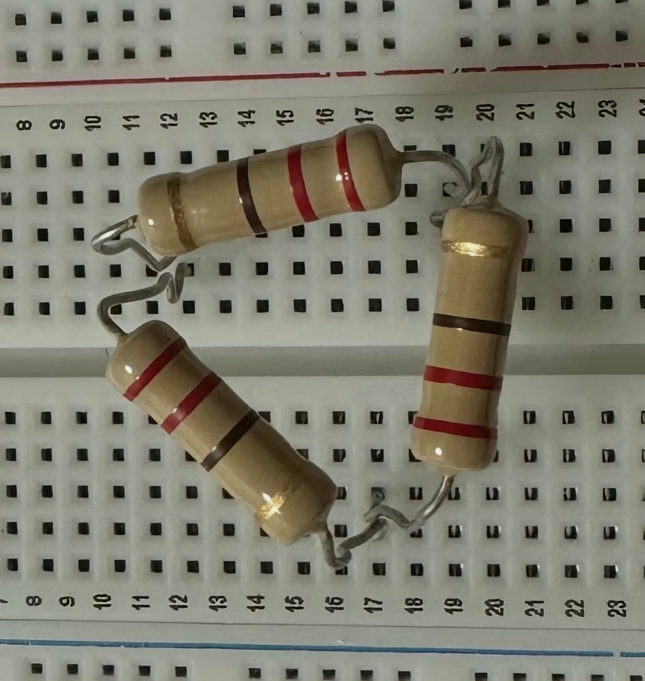
#> input picture images/mix.jfif, 1289 x 1362 px (shown at 1/2 size); its folder holds 3 pictures in this run
$ python main.py   (older library calls are emulated)
#> lines starting #> are read from the running program, lines starting #| are printed output that depends on the picture; after the words box and inside, x2 and y2 are one past the last pixel; in counts of white or black regions, pixels touching at a corner belong together
import cv2
import numpy as np

def show_image(title, img, width=800, height=600):
    im_show = cv2.resize(img, (width, height))
    cv2.imshow(title, im_show)

def order_points(pts):
    rect = np.zeros((4, 2), dtype="float32")
    s = pts.sum(axis=1)
    rect[0] = pts[np.argmin(s)]
    rect[2] = pts[np.argmax(s)]
    diff = np.diff(pts, axis=1)
    rect[1] = pts[np.argmin(diff)]
    rect[3] = pts[np.argmax(diff)]
    return rect
def find_perspective_resistor(cnt, orig):
    rect = cv2.minAreaRect(cnt)
    box = cv2.boxPoints(rect)
    box = np.array(box, dtype="float32")
    ordered_box = order_points(box)
    (tl, tr, br, bl) = ordered_box
    widthA = np.sqrt(((br[0] - bl[0]) ** 2) + ((br[1] - bl[1]) ** 2))
    widthB = np.sqrt(((tr[0] - tl[0]) ** 2) + ((tr[1] - tl[1]) ** 2))
    maxWidth = max(int(widthA), int(widthB))

    heightA = np.sqrt(((tr[0] - br[0]) ** 2) + ((tr[1] - br[1]) ** 2))
    heightB = np.sqrt(((tl[0] - bl[0]) ** 2) + ((tl[1] - bl[1]) ** 2))
    maxHeight = max(int(heightA), int(heightB))
    dst = np.array([
        [0, 0],
        [maxWidth - 1, 0],
        [maxWidth - 1, maxHeight - 1],
        [0, maxHeight - 1]
    ], dtype="float32")
    M = cv2.getPerspectiveTransform(ordered_box, dst)
    warp = cv2.warpPerspective(orig, M, (maxWidth, maxHeight))

    if warp.shape[1] > warp.shape[0]:
        warp = cv2.rotate(warp, cv2.ROTATE_90_CLOCKWISE)
    return M, warp
def fix_resistor_orientation(res_img):
    hsv = cv2.cvtColor(res_img, cv2.COLOR_BGR2HSV)
    lower_gold = np.array([15, 50, 80])
    upper_gold = np.array([35, 255, 255])
    mask_gold = cv2.inRange(hsv, lower_gold, upper_gold)
    lower_silver = np.array([0, 0, 120])
    upper_silver = np.array([180, 70, 255])
    mask_silver = cv2.inRange(hsv, lower_silver, upper_silver)

    mask_tolerance = cv2.bitwise_or(mask_gold, mask_silver)
    h, w = mask_tolerance.shape
    top = mask_tolerance[0:int(h*0.3), :]
    bottom = mask_tolerance[int(h*0.7):h, :]
    top_count = cv2.countNonZero(top)
    bottom_count = cv2.countNonZero(bottom)
    if top_count > bottom_count:
        res_img = cv2.flip(res_img, 0)

    return res_img
def remove_glare(img):
    gray = cv2.cvtColor(img, cv2.COLOR_BGR2GRAY)
    _, mask = cv2.threshold(gray, 210, 255, cv2.THRESH_BINARY)
    mask = cv2.dilate(mask, None, iterations=2)
    result = cv2.inpaint(img, mask, 3, cv2.INPAINT_TELEA)
    return result

def normalize_illumination(img):
    # *** แก้ไข: กำหนด Target Luminance ให้สูงขึ้น (180-200) เพื่อยกโทนสว่าง ***
    TARGET_LUMINANCE = 110.0 # ลองปรับค่านี้ ถ้าภาพยังมืดไปให้เพิ่ม (สูงสุด 220)

    # คำนวณแผนที่เงาจากช่องสีเทา
    gray = cv2.cvtColor(img, cv2.COLOR_BGR2GRAY)

    # สร้าง Shadow Map ด้วย Gaussian Blur
    ksize = int(img.shape[1] / 3)
    if ksize % 2 == 0: ksize += 1
    kernel = (ksize, ksize)
    bg_blur = cv2.GaussianBlur(gray, kernel, 0)

    # คำนวณ Factor: (Target / Shadow Map)
    bg_blur_f = bg_blur.astype(np.float32) + 1.0
    factor = TARGET_LUMINANCE / bg_blur_f # ใช้ค่าคงที่ที่กำหนด

    # ใช้ Factor ไปคูณกับภาพสีต้นฉบับทั้ง 3 ช่อง
    factor_color = cv2.merge([factor, factor, factor])

    # กำหนด dtype=cv2.CV_32F เพื่อแก้ error
    normalized_img = cv2.multiply(img.astype(np.float32), factor_color, dtype=cv2.CV_32F)

    # ตัดค่าที่เกิน 255 ทิ้ง
    normalized_img[normalized_img > 255] = 255
    return normalized_img.astype(np.uint8)

def adjust_gamma(image, gamma=1.2):
    # ใช้เพื่อดึงรายละเอียดในสีอ่อนอีกครั้งหลัง Normalization
    invGamma = 1.0 / gamma
    table = np.array([((i / 255.0) ** invGamma) * 255
                      for i in np.arange(0, 256)]).astype("uint8")
    return cv2.LUT(image, table)
def boost_saturation(img, factor=1.5):
    """
    เพิ่มความอิ่มตัวของสี (Saturation) ในภาพ

    Parameters:
        factor (float): ตัวคูณความอิ่มตัว (แนะนำ 1.2 ถึง 1.8)
    """
    # 1. แปลงเป็น HSV
    hsv = cv2.cvtColor(img, cv2.COLOR_BGR2HSV)
    h, s, v = cv2.split(hsv)

    # 2. เพิ่ม Saturation (S channel)
    s = s.astype(np.float32) * factor

    # 3. จำกัดค่าสูงสุดไม่ให้เกิน 255
    s[s > 255] = 255

    # 4. รวมกลับเป็น BGR
    s = s.astype(np.uint8)
    final_hsv = cv2.merge([h, s, v])
    result = cv2.cvtColor(final_hsv, cv2.COLOR_HSV2BGR)
    return result
def apply_soft_clahe(img):
    # ใช้ CLAHE ที่ Clip Limit ต่ำมาก (0.8 ถึง 1.5) เพื่อเพิ่มความคมชัดของขอบ
    lab = cv2.cvtColor(img, cv2.COLOR_BGR2LAB)
    l, a, b = cv2.split(lab)

    clahe = cv2.createCLAHE(clipLimit=1.2, tileGridSize=(8,8)) # ClipLimit 1.2 คืออ่อนมาก
    cl = clahe.apply(l)

    limg = cv2.merge((cl,a,b))
    final = cv2.cvtColor(limg, cv2.COLOR_LAB2BGR)
    return final
def repad_resistor_body(img):
    h, w= img.shape[0:2]
    crop_left = int(w * 0.20)
    crop_right = int(w * 0.80)
    crop_top = int(h * 0.10)
    crop_bottom = int(h * 0.90)
    cropped_img = img[crop_top:crop_bottom, crop_left:crop_right]
    repad = np.zeros_like(img)
    repad[crop_top:crop_bottom, crop_left:crop_right] = cropped_img
    return repad
def zero_out_rows_with_zeroes(binary_image_2d):
    row_min = np.min(binary_image_2d, axis=1)
    rows_to_zero = row_min == 0
    result_image = binary_image_2d.copy()
    result_image[rows_to_zero, :] = 0
    return result_image
def filter_by_connected_components(binary_image, min_area_threshold=100):
    num_labels, labels, stats, centroids = cv2.connectedComponentsWithStats(binary_image, connectivity=8)
    filtered_image = np.zeros_like(binary_image)
    for i in range(1, num_labels):
        area = stats[i, cv2.CC_STAT_AREA]
        if area >= min_area_threshold:
            component_mask = (labels == i).astype(np.uint8) * 255
            filtered_image = cv2.bitwise_or(filtered_image, component_mask)
    return filtered_image
def get_band_mask(resister_img):
    blur = cv2.GaussianBlur(cv2.cvtColor(resister_img, cv2.COLOR_BGR2GRAY), (5,5),0)
    canny = cv2.Canny(blur, 50, 150)
    band_mask = repad_resistor_body(canny)
    band_mask = cv2.morphologyEx(band_mask, cv2.MORPH_CLOSE,  cv2.getStructuringElement(cv2.MORPH_RECT, (canny.shape[1]//2,5)), iterations=1)
    band_mask = filter_by_connected_components(band_mask, min_area_threshold=50)
    band_mask = cv2.morphologyEx(band_mask, cv2.MORPH_CLOSE, cv2.getStructuringElement(cv2.MORPH_RECT, (int(canny.shape[1]*1.2),canny.shape[0]//15)), iterations=1) #assume full width bands
    band_mask = zero_out_rows_with_zeroes(band_mask)
    band_mask = cv2.morphologyEx(band_mask, cv2.MORPH_ERODE, cv2.getStructuringElement(cv2.MORPH_RECT, (5,5)), iterations=2)
    return band_mask
def get_band_locations(eroded_bands_image):
    if len(eroded_bands_image.shape) == 3:
        gray_image = cv2.cvtColor(eroded_bands_image, cv2.COLOR_BGR2GRAY)
    else:
        gray_image = eroded_bands_image
    _, binary_mask = cv2.threshold(gray_image, 1, 255, cv2.THRESH_BINARY)
    contours, _ = cv2.findContours(binary_mask, cv2.RETR_EXTERNAL, cv2.CHAIN_APPROX_SIMPLE)
    band_locations = []
    for cnt in contours:
        x, y, w, h = cv2.boundingRect(cnt)
        band_locations.append({'x': x, 'y': y, 'w': w, 'h': h, 'contour': cnt})
    band_locations.sort(key=lambda item: item['y'])
    return band_locations
def classify_color(h_value, s_value, v_value):
    # 1. ตรวจสอบ Gold/Silver/White (Tolerance Colors)
    # **GOLD / SILVER:** V ต้องสูงกว่า V เฉลี่ยของภาพ (ลดเกณฑ์ V จาก 120 เป็น 110)
    if v_value >= 110: # ลดเกณฑ์ V ลงเพื่อให้ Gold ที่มืดกว่าถูก Detect ได้
        if s_value < 50:
            # S ต่ำมาก, V สูง -> Silver หรือ White
            if v_value >= 200:
                return "White"
            return "Silver"
        # Gold: H อยู่ในช่วงส้ม/เหลือง (15-35)
        if 15 <= h_value <= 35 and s_value >= 50:
            return "Gold"
    # 2. ตรวจสอบ Black/Gray (V ต่ำ)
    if v_value < 50:
        if s_value < 30:
            return "Gray"
        return "Black"
    # 3. ตรวจสอบ Green ก่อน
    if 36 <= h_value <= 80:
        return "Green"
    # 4. ตรวจสอบ Brown/Orange/Red (H-based)
    # **BROWN:** H อยู่ในช่วง 0-28 และ V ต้องต่ำกว่า Orange/Gold (V <= 130)
    # Vmax ของ Brown (130) ยังคาบเกี่ยวกับ Vmin ของ Gold (110)
    if 0 <= h_value <= 28:
        if v_value <= 130:
            if s_value >= 50:
                # Logic พิเศษ: ถ้า H/V/S ใกล้เคียง Brown/Gold (H=15-28, V=110-130)
                # และ H/V/S ไม่ผ่านเงื่อนไข Gold แสดงว่าเป็น Brown
                return "Brown"
    # **RED:** H ใกล้ 0 หรือ 180
    if h_value <= 15 or h_value >= 165:
        return "Red"
    # **ORANGE:** H อยู่ในช่วง 16-35
    if 16 <= h_value <= 35:
        if v_value >= 100:
            return "Orange"
    # **BLUE / VIOLET / YELLOW:**
    if 90 <= h_value <= 130:
        return "Blue"
    if 135 <= h_value <= 155:
        return "Violet"
    if 29 <= h_value <= 35:
        return "Yellow"
    return "Unknown"
def analyze_resistor_colors(original_color_img, bands_mask, band_locations):
    hsv_img = cv2.cvtColor(original_color_img, cv2.COLOR_BGR2HSV)
    band_colors = []
    for i, band in enumerate(band_locations):
        x, y, w, h = band['x'], band['y'], band['w'], band['h']
        band_mask_roi = bands_mask[y:y+h, x:x+w]
        hsv_roi = hsv_img[y:y+h, x:x+w]
        is_band_pixel = band_mask_roi > 0
        if np.any(is_band_pixel):
            h_values = hsv_roi[:,:,0][is_band_pixel]
            s_values = hsv_roi[:,:,1][is_band_pixel]
            v_values = hsv_roi[:,:,2][is_band_pixel]
            median_h = np.median(h_values)
            median_s = np.median(s_values)
            median_v = np.median(v_values)
            color_name = classify_color(median_h, median_s, median_v)
            band_colors.append(color_name)
        else:
            band_colors.append("Unknown")

    return band_colors
COLOR_CODES = {
    # Code (Band 1, 2)
    'Black': {'code': 0, 'multiplier': 1, 'tolerance': None},
    'Brown': {'code': 1, 'multiplier': 10, 'tolerance': 1.0},
    'Red':   {'code': 2, 'multiplier': 100, 'tolerance': 2.0},
    'Orange': {'code': 3, 'multiplier': 1000, 'tolerance': None},
    'Yellow': {'code': 4, 'multiplier': 10000, 'tolerance': None},
    'Green': {'code': 5, 'multiplier': 100000, 'tolerance': 0.5},
    'Blue':  {'code': 6, 'multiplier': 1000000, 'tolerance': 0.25},
    'Violet': {'code': 7, 'multiplier': 10000000, 'tolerance': 0.1},
    'Gray':  {'code': 8, 'multiplier': None, 'tolerance': None},
    'White': {'code': 9, 'multiplier': None, 'tolerance': None},
    # Tolerance (Band 4)
    'Gold':  {'code': None, 'multiplier': 0.1, 'tolerance': 5.0},
    'Silver': {'code': None, 'multiplier': 0.01, 'tolerance': 10.0},
}

def calculate_resistance_value(color_bands):
    if len(color_bands) != 4:
        return {'error': 'ต้องมี 4 แถบสี'}
    try:
        band1_color = color_bands[0]
        band2_color = color_bands[1]
        band3_color = color_bands[2] # Multiplier
        band4_color = color_bands[3] # Tolerance

        # 1. รหัสตัวเลข (Band 1 และ Band 2)
        code1 = COLOR_CODES[band1_color]['code']
        code2 = COLOR_CODES[band2_color]['code']

        # 2. ตัวคูณ (Band 3)
        multiplier = COLOR_CODES[band3_color]['multiplier']

        # 3. ค่าความเผื่อ (Band 4)
        tolerance = COLOR_CODES[band4_color]['tolerance']

        # สูตร: Value = (Code1 * 10 + Code2) * Multiplier
        # รวมหลักที่ 1 และ 2 เป็นตัวเลขหลักคู่
        two_digit_code = code1 * 10 + code2

        resistance_ohm = two_digit_code * multiplier

        # แปลงเป็นหน่วยที่เหมาะสม (kOhm, MOhm) เพื่อให้อ่านง่าย
        if resistance_ohm >= 1_000_000:
            resistance_unit = f"{resistance_ohm / 1_000_000:.2f} MOhm"
        elif resistance_ohm >= 1_000:
            resistance_unit = f"{resistance_ohm / 1_000:.2f} kOhm"
        else:
            resistance_unit = f"{resistance_ohm:.2f} Ohm"

        return {
            'resistance_ohm': resistance_ohm,
            'resistance_unit': resistance_unit,
            'tolerance_percent': tolerance
        }

    except KeyError as e:
        return {'error': f"ไม่พบรหัสสี: {e}. ตรวจสอบชื่อสีที่ส่งเข้ามา"}
    except TypeError:
        return {'error': "ค่าตัวคูณหรือรหัสสีไม่สมบูรณ์ (เช่น Brown เป็น Tolerance)"}
def find_resistor_roi(img):
    b,g,r = cv2.split(img)
    diiff = cv2.absdiff(b, g)
    diiff2 = cv2.absdiff(b, r)
    diiff3 = cv2.absdiff(g, r)
    bgr_mask =  ((diiff>10) & (diiff2>10) & (diiff3>10)).astype(np.uint8)*255
    kernel = cv2.getStructuringElement(cv2.MORPH_RECT, (5,5))
    bgr_mask = cv2.morphologyEx(bgr_mask, cv2.MORPH_OPEN, kernel, iterations=3)
    bgr_mask = cv2.morphologyEx(bgr_mask, cv2.MORPH_CLOSE, kernel, iterations=9)
    return bgr_mask
def main():
    # name = "serie"
    # name = "paralell"
    name = "mix"
    path = f"images/{name}.jfif"
    img = cv2.imread(path)
#> img is the input picture: shape (1362, 1289, 3); mean B, G, R 111.6, 125.5, 126.9
    if img is None:
        print(f"Error: Cannot load image at {path}")
        return
    # Resize ให้ประมวลผลเร็วและดูง่าย
    if img.shape[1] > 1000:
        scale = 1000 / img.shape[1]
#> scale = 0.776
        img = cv2.resize(img, (0, 0), fx=scale, fy=scale)
#> img: shape (1057, 1000, 3)
    orig = img.copy()
    bgr_mask = find_resistor_roi(img)
#> in find_resistor_roi, `bgr_mask =  ((diiff>10) & (diiff2>10) & (diiff3>10)).astype(np.uint8)*..`: bgr_mask: shape (1057, 1000); 11.5% white; 79 white regions (61 under 20 px), largest, box (x1, y1, x2, y2) and area: (171, 508, 515, 839) 38021, (639, 322, 813, 667) 33060, (216, 231, 481, 397) 24578
#> in find_resistor_roi, `bgr_mask = cv2.morphologyEx(bgr_mask, cv2.MORPH_OPEN, kernel, iteratio..`: bgr_mask: shape (1057, 1000); 10% white; 12 white regions, largest, box (x1, y1, x2, y2) and area: (663, 324, 812, 584) 24732, (337, 660, 515, 833) 17068, (218, 264, 392, 394) 15923
#> in find_resistor_roi, `bgr_mask = cv2.morphologyEx(bgr_mask, cv2.MORPH_CLOSE, kernel, iterati..`:
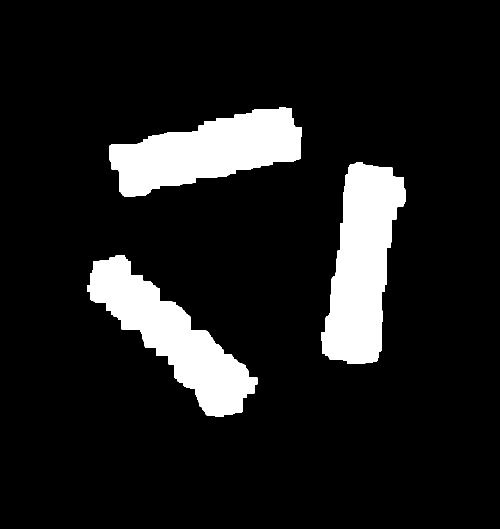
#> bgr_mask: shape (1057, 1000) (shown at 1/2 size); 11.5% white; 3 white regions
    contours, _ = cv2.findContours(bgr_mask, cv2.RETR_EXTERNAL, cv2.CHAIN_APPROX_SIMPLE)
#> contours = 3 contours; box (x1, y1, x2, y2) and area: (643, 324, 812, 728) 41837, (218, 214, 604, 394) 39404, (174, 511, 515, 833) 38640
    # aligned_resistors = list()
    for i,cnt in enumerate(contours):
        x, y, w, h = cv2.boundingRect(cnt)
        if w * h < 1000 :  # filter noise
            continue
        _,aligned_resistor = find_perspective_resistor(cnt, cv2.bitwise_and(img, img, mask=bgr_mask))
        aligned_resistor = fix_resistor_orientation(aligned_resistor)
        # Enhancement resistor image
        gamma = adjust_gamma(aligned_resistor, gamma=1.2)
        img_no_glare = remove_glare(gamma)
        norm_illu = normalize_illumination(img_no_glare)
        clahe = apply_soft_clahe(norm_illu)
        boosted_sat = boost_saturation(clahe, factor=1.4)
        # Get band resistor mask
        band_mask = get_band_mask(boosted_sat)
        bands = cv2.bitwise_and(boosted_sat, boosted_sat, mask=band_mask)
        band_location = get_band_locations(bands)
        band_colors = analyze_resistor_colors(boosted_sat, band_mask, band_location)
        print(f"Resistor {i+1} bands: {band_colors}")
        resistance_info = calculate_resistance_value(band_colors)
        text = ""
        if 'error' in resistance_info:
            text = f"Error calculating resistance: {resistance_info['error']}"
        else:
            text = (f"#{i} {resistance_info['resistance_unit']} +- {resistance_info['tolerance_percent']}%")
        print(text)
        cv2.rectangle(img, (x, y), (x+w, y+h), (0, 255, 0), 2)
        cv2.putText(img, text, (x-50, y-5),cv2.FONT_HERSHEY_SIMPLEX, 0.6, (255, 0, 0), 2)
#> this loop made 3 passes
#> (x, y, tl in find_perspective_resistor, tr in find_perspective_resistor) on passes 1 to 3: (174, 511, [233.8, 475], [533.5, 773.3]), (643, 324, [694.7, 319.6], [819.7, 338.4]), (218, 214, [210.5, 287.5], [589.5, 199.8])
#| Resistor 1 bands: ['Red', 'Red', 'Brown', 'Gold']
#| #0 220.00 Ohm +- 5.0%
#| Resistor 2 bands: ['Red', 'Red', 'Brown', 'Gold']
#| #1 220.00 Ohm +- 5.0%
#| Resistor 3 bands: ['Red', 'Red', 'Brown', 'Gold']
#| #2 220.00 Ohm +- 5.0%
#> pass 1, in find_perspective_resistor, `warp = cv2.rotate(warp, cv2.ROTATE_90_CLOCKWISE)`:
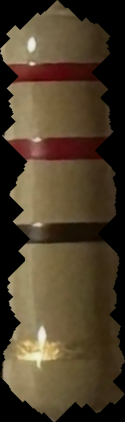
#> warp: shape (422, 125, 3); mean of channels 0, 1, 2 42.8, 62.8, 77.1; drawn as B, G, R
#> pass 1, in fix_resistor_orientation, `mask_gold = cv2.inRange(hsv, lower_gold, upper_gold)`:
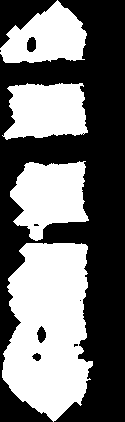
#> mask_gold: shape (422, 125); 44.6% white; 4 white regions, box (x1, y1, x2, y2) and area: (2, 243, 93, 422) 11995, (10, 161, 89, 241) 4261, (2, 83, 88, 140) 3840, (0, 0, 87, 63) 3430
#> after the loop:
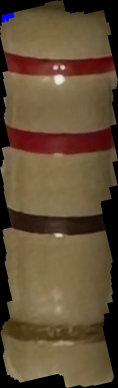
#> aligned_resistor: shape (388, 118, 3); mean B, G, R 53.2, 77.2, 96.6
#> after the loop:
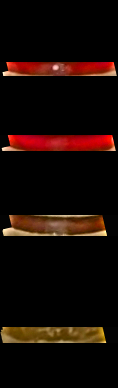
#> bands: shape (388, 118, 3); mean B, G, R 4.6, 9.2, 22.3
#> after the loop:
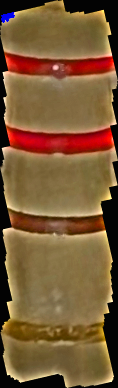
#> boosted_sat: shape (388, 118, 3); mean B, G, R 53.8, 89.8, 122.4
#> after the loop:
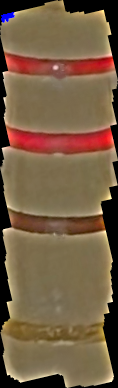
#> norm_illu: shape (388, 118, 3); mean B, G, R 68.5, 94.2, 118.1

    cv2.imshow(f"aligned_resistor_fixed {i}", img)
    cv2.imwrite(f"out/{name}_out.jpg", img)
    cv2.waitKey(0)
    cv2.destroyAllWindows()

if __name__ == "__main__":
    main()
